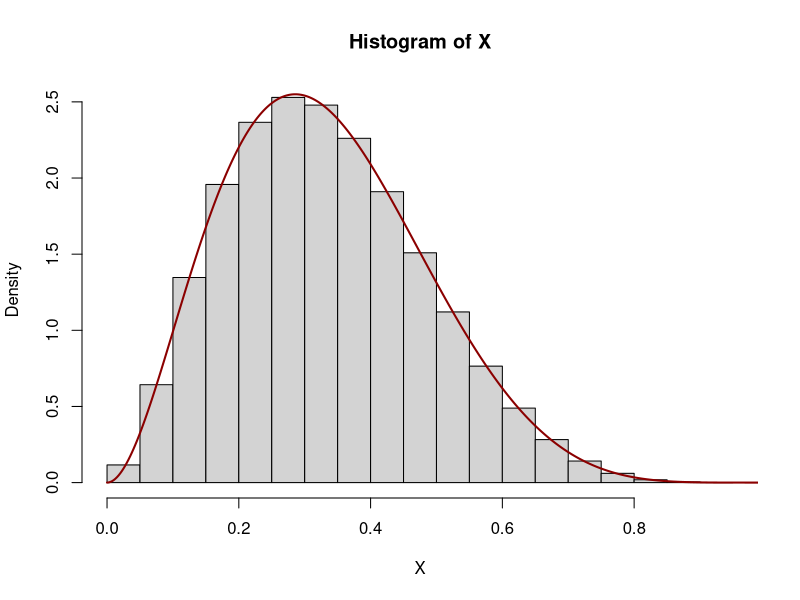
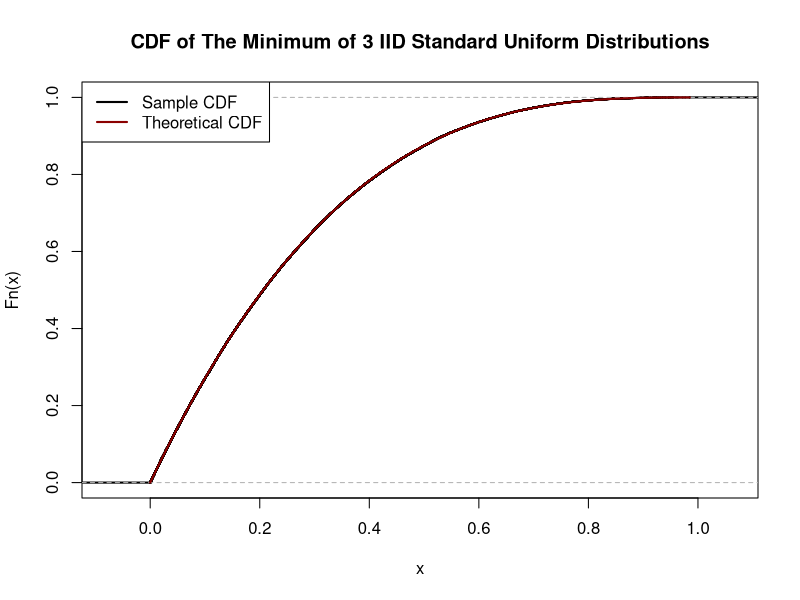
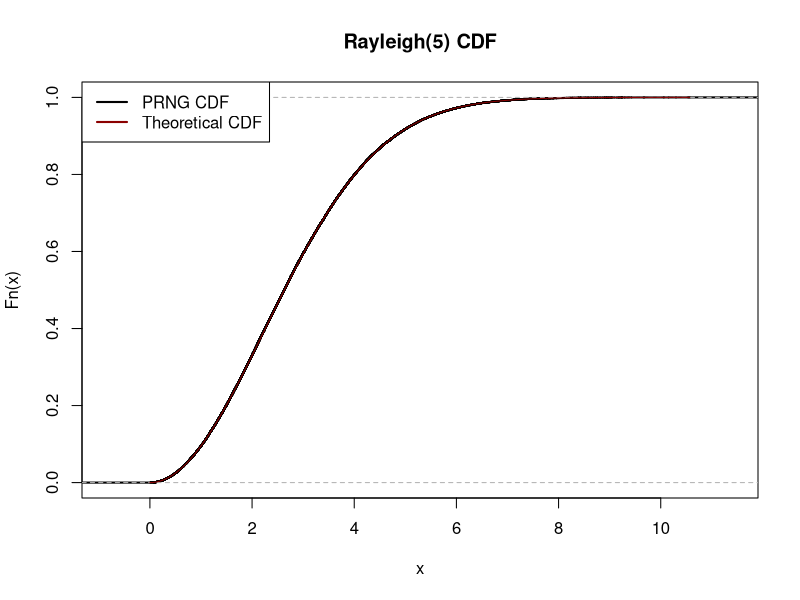

Write the R code that produced these figures, in order. (Note: this script raises an error after producing the figures.)
## ---- chunk 1
X <- rbeta(1e6, 3, 6)
x <- seq(0, 1, length.out=401)

hist(X, probability=TRUE)
lines(x, x^2*(1-x)^5 / beta(3, 6), lwd=2, col="red4")
## ---- chunk 2
exp(-(5^2)/2)

pnorm(5, lower.tail=FALSE)
## ---- chunk 3
n <- 1e6
X <- rchisq(n, 6)
Y <- rchisq(n, 4)

mean(X / Y)
## ---- chunk 4
R <- replicate(1e5, {
    births <- sample(c("G", "G", "B", "B", "B"))
    ordered <- (births[1] == "G") && (births[5] == "G") # Indicator RVs!
})

mean(R)
## ---- chunk 5
n  <- 1e5
Z1 <- runif(n)
Z2 <- runif(n)
Z3 <- runif(n)

Z_star <- pmin(Z1, Z2, Z3)

CDF_Z_star <- ecdf(Z_star)

z <- seq(min(Z_star), max(Z_star), length.out=401)

CDF_theoretical <- 1 - (1-z)^3

plot(CDF_Z_star, lwd=2, col="black", 
     main="CDF of The Minimum of 3 IID Standard Uniform Distributions")
lines(z, CDF_theoretical, lwd=2, col="red4")
legend("topleft", col=c("black", "red4"), lwd=2, 
       legend=c("Sample CDF", "Theoretical CDF"))
## ---- chunk 6
n <- 1e6
Z1 <- rnorm(n)
Z2 <- rnorm(n)

X1 <- 4 - 2 * Z1 + 4 * Z2
X2 <- 1 + 3 * Z1 - 9 * Z2

cov(X1, X2)
## ---- chunk 7
rRayleigh <- function(n, beta){
    U <- runif(n)
    sqrt(-2 * beta * log(U))
}
## ---- chunk 8
X <- rRayleigh(1e5, 5)
X_cdf <- ecdf(X)

plot(X_cdf, main="Rayleigh(5) CDF", lwd=2)

x <- seq(0, max(X), length.out=401)
R_cdf <- 1-exp(-x^2/10)

lines(x, R_cdf, col="red4")
legend("topleft", 
       col=c("black", "red4"), 
       lwd = 2, 
       legend=c("PRNG CDF", "Theoretical CDF"))
## ---- chunk 9
#| warning: false
pRayleigh <- function(x, beta = 5) 1 - exp(-x^2 / (2 * beta))
ks.test(X, pRayleigh)
## ---- chunk 10
mean(replicate(1e6, {
    sum(rpois(40, lambda=2)) > 100
}))
## ---- chunk 11
mean(replicate(1e6, {
    sum(rpois(50, lambda=2)) >= 100
}))
## ---- chunk 12
n <- 1e6
X <- rgamma(n, 4, scale=2)
Y <- rgamma(n, 1, scale=5)

var(X * Y)
## ---- chunk 13
n <- 1e6
X <- rgamma(n, 5, scale = 2)
Y <- rpois(n, X)
var(Y)
## ---- chunk 14
f <- function(x, y) 1/(12 * sqrt(3) * pi) * exp(-x^2/6 - y^2/54 + x * y / 18)
inner_int <- function(y) integrate(function(x) f(x, y), lower=-Inf, upper=Inf)$value
inner_int <- Vectorize(inner_int, "y")
integrate(inner_int, lower=-Inf, upper=Inf)
## ---- chunk 15
mean(replicate(1e5, {
    Z <- rnorm(6, mean=1, sd=1)
    sum(Z^2)
}))
## ---- chunk 16
mean(rchisq(1e6, df=6, ncp=6))
## ---- chunk 17
integrate(function(x) x^3 * 4/255, lower=1, upper=4)
## ---- chunk 18
n <- 1e6
data.frame(A1 = sample(1:6, n, replace=TRUE),
           A2 = sample(1:6, n, replace=TRUE),
           B  = sample(1:6, n, replace=TRUE)) |>
    mutate(A = pmax(A1, A2)) |>
    mutate(B_wins = B >= A)  |>
    summarize(P_B_wins = mean(B_wins))
## ---- chunk 19
n <- 1e6
data.frame(A1 = sample(1:20, n, replace=TRUE),
           A2 = sample(1:20, n, replace=TRUE),
           B  = sample(1:20, n, replace=TRUE)) |>
    mutate(A = pmax(A1, A2)) |>
    mutate(B_wins = B >= A)  |>
    summarize(P_B_wins = mean(B_wins))
## ---- chunk 20
rpareto <- function(n, alpha) 1/runif(n)^(1/alpha)

X <- rpareto(1e7, alpha=4)
mean(X[X >= 5])
## ---- chunk 21
mean(replicate(1e5, {
    birth_months <- sample(month.name, 40, replace=TRUE)
    N_shared <- sum(outer(birth_months, birth_months, `==`))
    (N_shared - 40)/2
}))
## ---- chunk 22
mean(replicate(1e5, {
    birth_months <- sample(month.name, 40, replace=TRUE, 
                           prob=c(31, 28, 31, 30, 31, 30, 31, 31, 30, 31, 30, 31))
    N_shared <- sum(outer(birth_months, birth_months, `==`))
    (N_shared - 40)/2
}))
## ---- chunk 23
X <- rnorm(1e6, mean=16, sd=2)

gX <- sqrt(X)

hist(gX, probability=TRUE, breaks=50,
     main="Density of Square Root of a Normal Distribution")
xx <- seq(min(gX), max(gX), length.out=401)

lines(xx, dnorm(xx, mean=4, sd=1/4), col="red4")
## ---- chunk 24
mean(replicate(1e5, {
    X1 <- rnorm(1, mean=2, sd=5)
    X2 <- rpois(1, 5)
    X3 <- runif(1, -3, 3)
    X <- sample(c(X1, X2, X3), 1)
    X
}))
## ---- chunk 25
library(MASS)
mu <- c(72, 72)
Sigma <- matrix(c(36, 9, 9, 36), nrow=2)
X <- mvrnorm(1e7, mu, Sigma)
MOM_HT <- X[,1]
DAU_HT <- X[,2]

mean(MOM_HT > DAU_HT + 4)
## ---- chunk 26
n <- 1e6
N1 <- rpois(n, 4)
N2 <- rpois(n, 3)
X <- N1 - N2
var(X)
## ---- chunk 27
alpha <- scales::alpha
plot(x=0, y=0, xlim=c(0, 1), ylim=c(0, 1), 
     type="n", xlab="X", ylab="Y", asp=1)
segments(x0=c(0, 0, 0, 1), y0=c(0, 1, 0, 0), 
         x1=c(1, 1, 0, 1), y1=c(0, 1, 1, 1), 
         lwd=2)
polygon(x=c(0, 1, 1, 0), y=c(0.5, 0.5, 1, 1), 
        col=alpha("pink", 0.5))
polygon(x=c(0, 1, 1), y=c(0, 1, 0), 
        col=alpha("lightblue", 0.5))
## ---- chunk 28
library(dplyr)
data.frame(X = runif(1e6), 
           Y = runif(1e6)) |>
    filter(Y > 0.5) |> 
    summarize(mean(X > Y))
## ---- chunk 29
n <- 1e6
MEAN <- 3

S <- sample(c(-1, +1), n, replace=TRUE)
E <- rexp(n, rate=1/MEAN)

L <- S * E

mean(L)
var(L)
## ---- chunk 30
mean(replicate(1e5, {
    Z <- rnorm(7)
    median(Z) > 0
}))
## ---- chunk 31
n <- 1e6
X <- rnorm(n, mean=1, sd=2)
Y <- rnorm(n, mean=3 * X, sd=1)
Z <- rnorm(n, mean=3 * X, sd=1)

cov(X, Y + Z)
